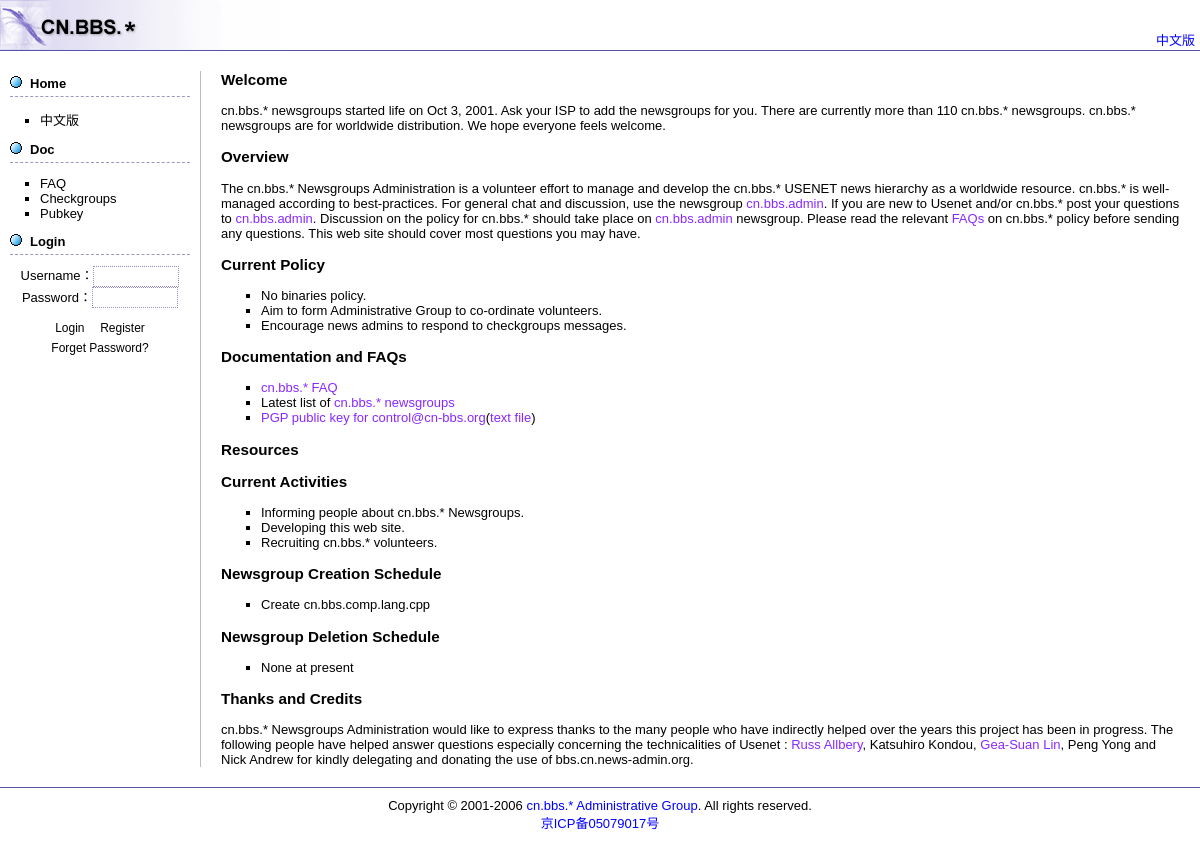
The app's page /, older data.
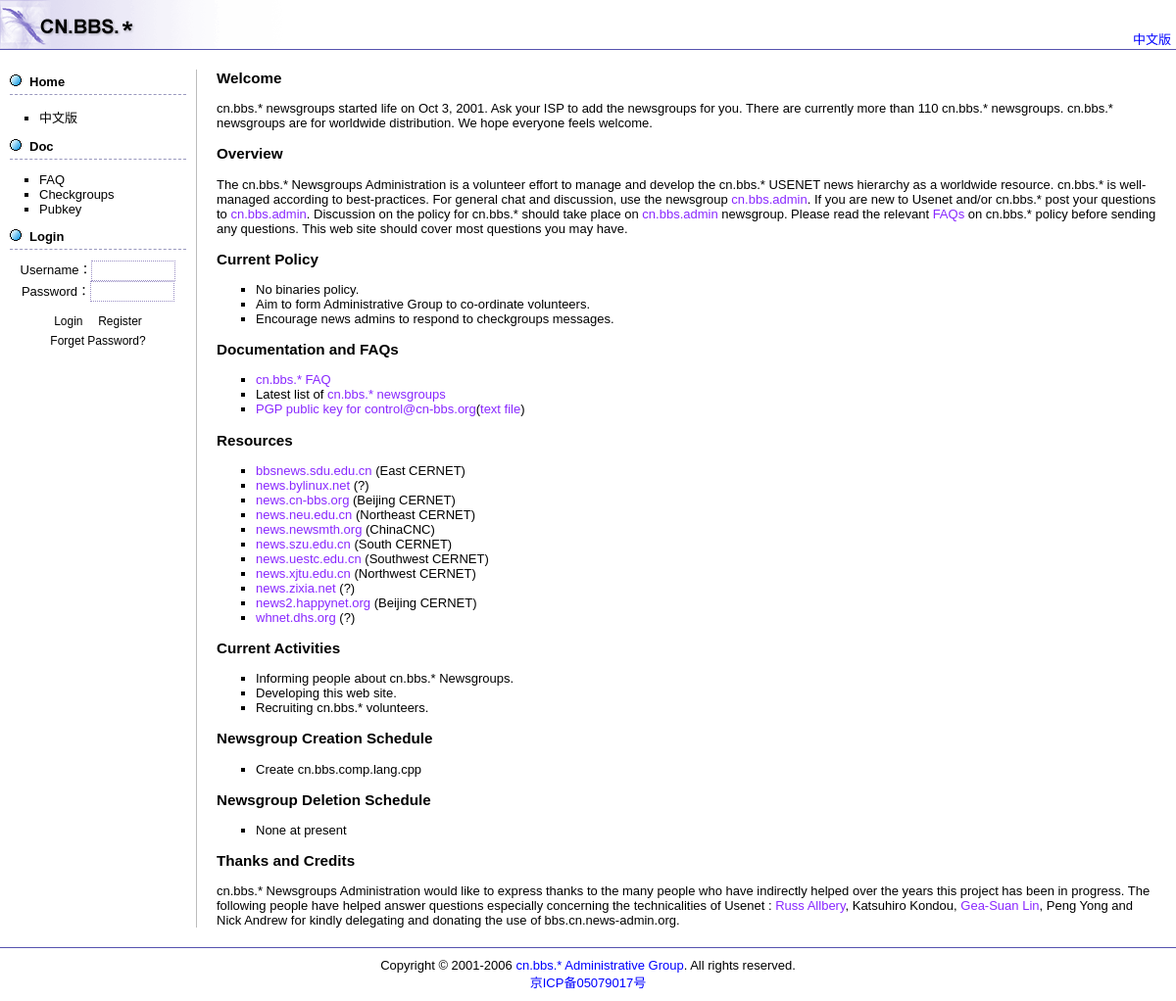
The same page, newer data.
### tables this page shows
CREATE TABLE `_news_srv` (
  `id` int(10) unsigned NOT NULL auto_increment,
  `name` varchar(40) NOT NULL default '',
  `host` varchar(40) NOT NULL default '',
  `url` varchar(40) NOT NULL default '',
  `comment` varchar(40) NOT NULL default '',
  `comment_en` varchar(40) NOT NULL default '',
  `status` tinyint(3) unsigned NOT NULL default '0',
  PRIMARY KEY  (`id`)
);

### index.php (the view, shortened to what this page needs)
<?php
	require("header.php");
	if(isset($_GET["display"])) {
		switch($_GET["display"]) {
			case "newsgroup":
				require(defined("STATIC_PAGE")?"newsgroup.html":"newsgroup.php");
				break;
			case "serverlist":
				require(defined("STATIC_PAGE")?"serverlist.html":"serverlist.php");
				break;
			default:
		}
	}
	else {
		if($chinese) {
			$result = mysql_query("SELECT *,UNIX_TIMESTAMP(posttime) 'ts_posttime' FROM _mainpage_news ORDER BY id DESC LIMIT 0,5");
			$mainpage_news_content = "<UL>\n";
			while($record = mysql_fetch_array($result)) {
				$mainpage_news_content .= "  <LI><a href=\"viewnews.php?id={$record["id"]}\">{$record["title"]}</a>";
				$mainpage_news_content .= " (" . date("Y-m-d", $record["ts_posttime"]) . ")</LI>\n";
			}
			$mainpage_news_content .= "</UL>";
			require("chimain.html");
		}
		else {
			$result = mysql_query("SELECT * FROM _news_srv WHERE status=1 ORDER BY name ASC");
			$server_list = "<UL>\n";
			while($record = mysql_fetch_array($result)) {
				$server_list .= "  <LI><a href=\"http://{$record["name"]}/\" targer=\"_blank\">{$record["name"]}</a>";
				$server_list .= " ({$record["comment_en"]})</LI>\n";
			}
			$server_list .= "</UL>";
		}
	}
	require("footer.php");
?>

Row changes from the older to the newer data that the page shows:
now on this page (row edited): _news_srv: name "bbsnews.sdu.edu.cn", comment_en "East CERNET"
now on this page (row edited): _news_srv: name "news.bylinux.net", comment_en "?"
now on this page (row edited): _news_srv: name "news.cn-bbs.org", comment_en "Beijing CERNET"
now on this page (row edited): _news_srv: name "news.neu.edu.cn", comment_en "Northeast CERNET"
now on this page (row edited): _news_srv: name "news.newsmth.org", comment_en "ChinaCNC"
now on this page (row edited): _news_srv: name "news.szu.edu.cn", comment_en "South CERNET"
now on this page (row edited): _news_srv: name "news.uestc.edu.cn", comment_en "Southwest CERNET"
now on this page (row edited): _news_srv: name "news.xjtu.edu.cn", comment_en "Northwest CERNET"
now on this page (row edited): _news_srv: name "news.zixia.net", comment_en "?"
now on this page (row edited): _news_srv: name "news2.happynet.org", comment_en "Beijing CERNET"
now on this page (row edited): _news_srv: name "whnet.dhs.org", comment_en "?"
